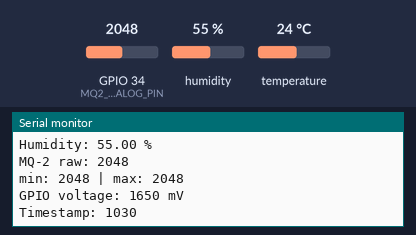
Recording of a program running on a simulated ESP32. Shown: the last lines printed to the serial monitor. The inputs (shaded band) are chosen by the test bench; at power-on: humidity 55 %, GPIO 34 (MQ2_ANALOG_PIN) = 2048, temperature 24 °C (analog values on the 0–4095 scale).

Above: at 2.2 s.
2.3 s: humidity set to 22 %
At 3.6 s:
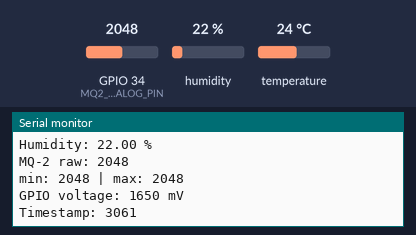
3.8 s: GPIO 34 (MQ2_ANALOG_PIN) set to 2866
At 5.2 s:
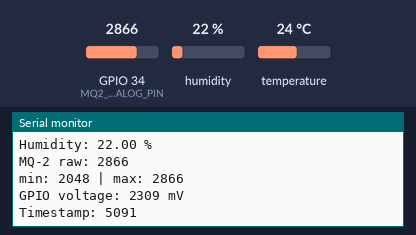
5.3 s: temperature set to 12 °C
6.8 s: GPIO 34 (MQ2_ANALOG_PIN) set to 3603
At 8.0 s:
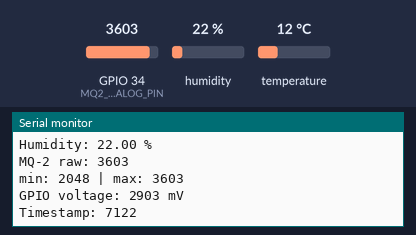
8.3 s: humidity set to 40 %
At 9.9 s:
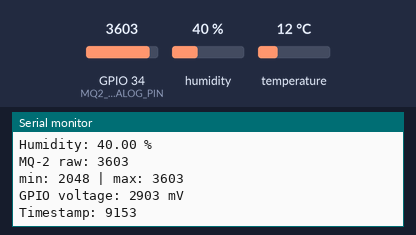
Timing chart, 0 to 10.8 s (numbered marks = the images above; inputs shaded):
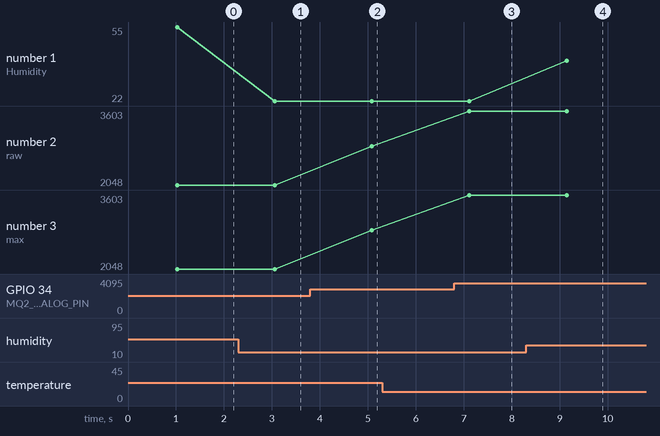

The program:

main.cpp
```cpp
#include <Arduino.h>
#include <DHT.h>

#define DHT_PIN 32          // only correct if DHT11 DATA is on GPIO32
#define DHT_TYPE DHT11

#define MQ2_ANALOG_PIN 34   // MQ-2 AO should go to GPIO34 through divider

DHT dht(DHT_PIN, DHT_TYPE);

void setup() {
  Serial.begin(115200);
  delay(1000);

  Serial.println();
  Serial.println("ESP32 DHT11 + MQ-2 test starting...");

  dht.begin();

  analogReadResolution(12);
  analogSetPinAttenuation(MQ2_ANALOG_PIN, ADC_11db);
}

void loop() {
  float humidity = dht.readHumidity();
  float temperatureC = dht.readTemperature();

  int mq2Raw = analogRead(MQ2_ANALOG_PIN);
  int mq2MilliVolts = analogReadMilliVolts(MQ2_ANALOG_PIN);

  static int minValue = 4095;
  static int maxValue = 0;

  if (mq2Raw < minValue) {
    minValue = mq2Raw;
  }

  if (mq2Raw > maxValue) {
    maxValue = mq2Raw;
  }

  Serial.println("----- sensor reading -----");

  if (isnan(humidity) || isnan(temperatureC)) {
    Serial.println("DHT11 read failed");
  } else {
    Serial.print("Temperature: ");
    Serial.print(temperatureC);
    Serial.println(" C");

    Serial.print("Humidity: ");
    Serial.print(humidity);
    Serial.println(" %");
  }

  Serial.print("MQ-2 raw: ");
  Serial.println(mq2Raw);

  Serial.print("min: ");
  Serial.print(minValue);

  Serial.print(" | max: ");
  Serial.println(maxValue);

  Serial.print("GPIO voltage: ");
  Serial.print(mq2MilliVolts);
  Serial.println(" mV");

  Serial.print("Timestamp: ");
  Serial.println(millis());

  delay(2000);
}
```

Measured:
- after the input at 2.3 s, the serial monitor: prints a new line after 0.75 s (image 1)
- after the input at 3.8 s, the serial monitor: prints a new line after 1.3 s (image 2)
- after the input at 6.8 s, the serial monitor: prints a new line after 0.32 s (image 3)
- after the input at 8.3 s, the serial monitor: prints a new line after 0.85 s (image 4)
- plotted number 1: 55 → 22 after the input at 2.3 s, 22 → 40 after the input at 8.3 s
- plotted number 2: 2048 → 2866 after the input at 3.8 s, 2866 → 3603 after the input at 6.8 s
- plotted number 3: 2048 → 2866 after the input at 3.8 s, 2866 → 3603 after the input at 6.8 s
